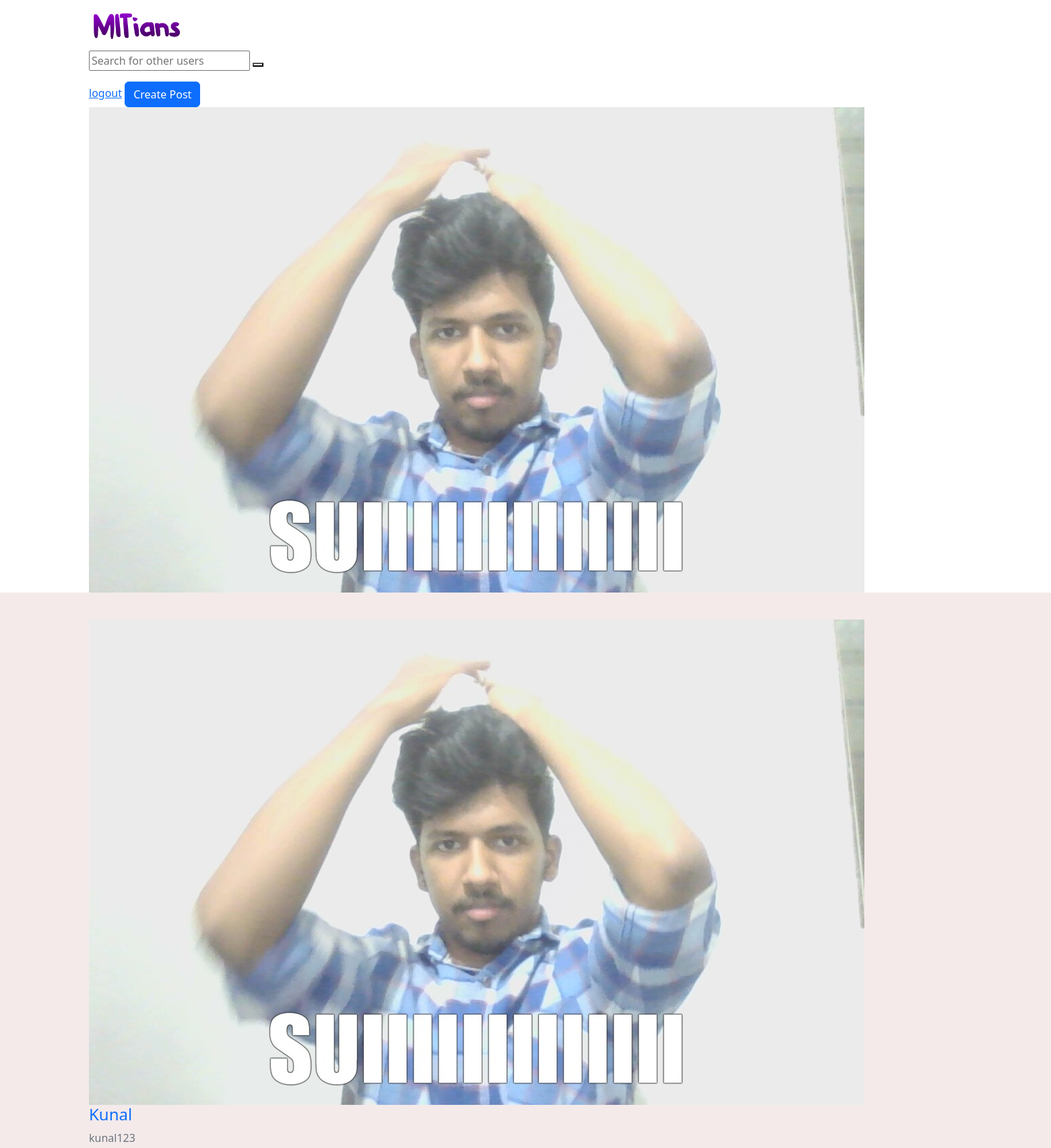
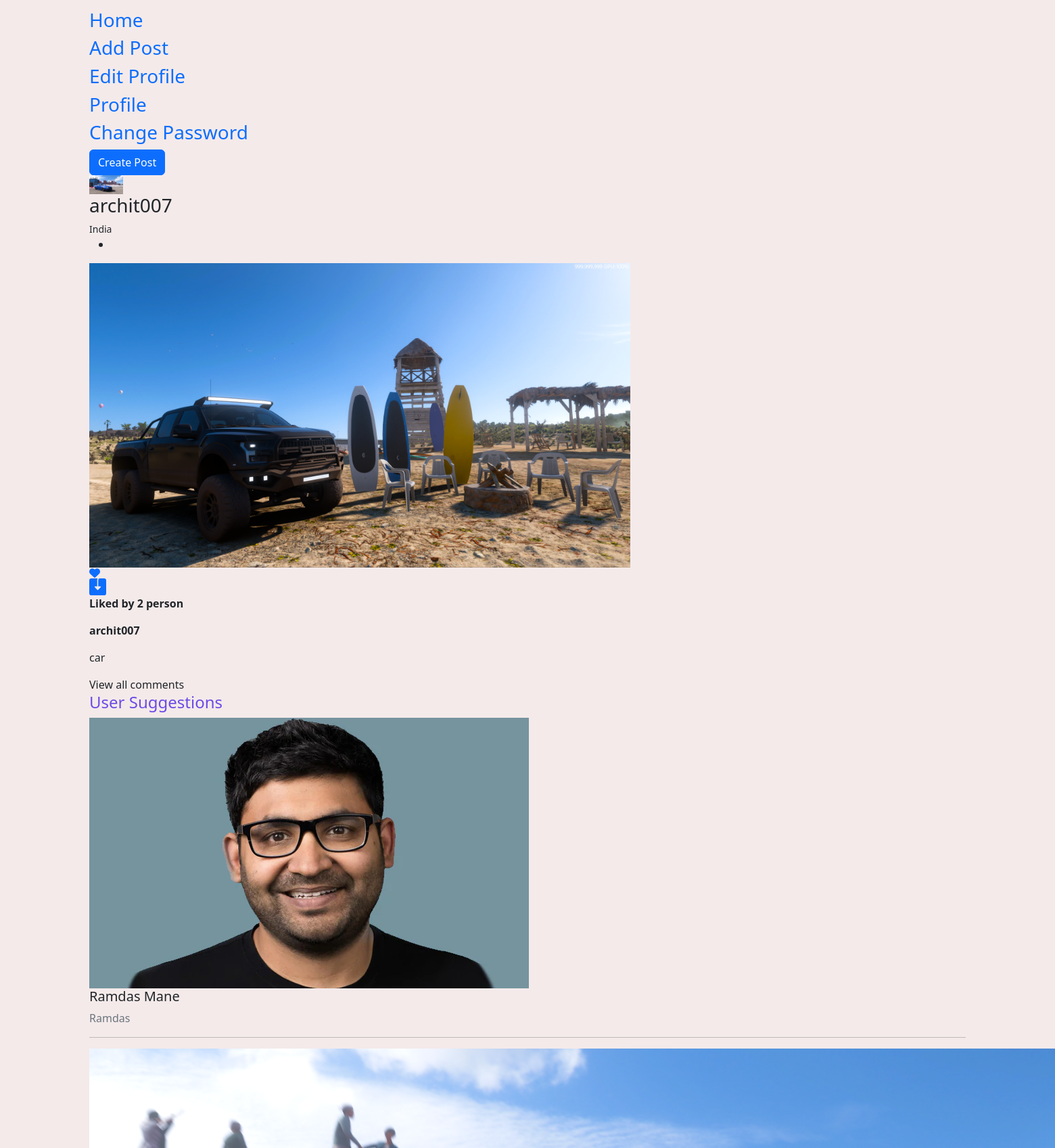
The app's page / (signed in, upper part) with its own data (2 pictures, top to bottom).
### base/models.py (models this page shows, shortened)
class Profile(models.Model):
    user=models.OneToOneField(User,null=True,on_delete=models.CASCADE)
    description = models.TextField(blank=True)
    fname = models.TextField(blank=True)
    lname = models.TextField(blank=True)
    username=models.TextField(blank=True)
    profileimg = models.ImageField(upload_to='profile_images', default='blank-profile-picture.png')
    def __str__(self):
        return(str(self.user))

class Post(models.Model):
    title=models.CharField(max_length=255)
    image=models.ImageField(null=True,blank=True,upload_to="images/")
    title_tag=models.CharField(max_length=255,default="")
    author=models.ForeignKey(Profile,on_delete=models.CASCADE)
    caption=RichTextField(blank=True,null=True)
    post_date=models.DateField(auto_now_add=True)
    location=models.CharField(max_length=255,default="")
    no_of_likes=models.IntegerField(default=0)
    def get_owner_pp(self):
        return self.author.profileimg.url
    def profileid(self):
        return self.author.user.id

### base/views.py (the view)
# urls.py: path('', views.home,name='home'),
@login_required(login_url='signup')
def home(request):
    user_object = User.objects.get(username=request.user.username)
    user_profile = Profile.objects.get(user=user_object)
    all_users = User.objects.all()
    all_posts=Post.objects.all()
    all_profile=Profile.objects.all()
    count_posts=len(all_posts)
    my_user=[user_profile]
    suggestion_users=[]
    for user in all_profile:
        if user not in my_user:
            suggestion_users.append(user)
    random.shuffle(suggestion_users)
    context={
        'user_object':user_object,
        'user_profile':user_profile,
        'all_users':all_users,
        'all_posts':all_posts,
        'all_profile':all_profile,
        'count_posts':count_posts,
        'suggestion_users':suggestion_users,
    }
    return render(request,"base/home.html",context)

### base/templates/base/home.html (shortened to what this page needs)
{% load static %}
{% block styles %}
<link rel="stylesheet" href="{% static 'styles/home.scss' %}" />
<link rel="stylesheet" href="https://unicons.iconscout.com/release/v2.1.6/css/unicons.css">
 <link rel="stylesheet" href="https://cdnjs.cloudflare.com/ajax/libs/font-awesome/6.2.0/css/all.min.css" />
{% endblock %}
{% block content %}
<nav>
  <div class="container">
    <div class="log">
      <img src="{% static 'images/Mitians.png' %}" style="height:75px;cursor:pointer;">
    </div>
    <form action="/search" method="POST">
      <div class="search-bar">
          <input type="search" placeholder="Search for other users" name="username">
          <button type="submit"> </button>
      </div>
      </form>
      <div class="create">
        {% if user.is_authenticated %}
        <a href="{% url 'logout' %}">logout</a>
        {% else %}
       <a href="{% url 'signup' %}">Signup</a>
      <a href="{% url 'login' %}">Login</a>
       {% endif %}
         <button class="btn btn-primary">
            <a href="{% url 'add_post' %}" style="color: #fff;text-decoration: none;">Create Post</a>
         </button>
          <div class="profile-photo" style="cursor:pointer;">
            <a class="profile" href="{% url 'show_profile_page' user.profile.id %}" style="text-decoration: none;">
           <img src="{{user_profile.profileimg.url}}" alt="profile-photo">
            </a>
         </div>
      </div>
  </div>
</nav>
<main style="background-color:rgb(244, 234, 234); padding-top: 40px;">
  <div class="container">
      <div class="left">
        {% if user.is_authenticated %}
         <a class="profile" href="{% url 'show_profile_page' user.profile.id %}" style="text-decoration: none;">
          <div class="profile-photo" style="cursor:pointer;">
          <img src="{{user_profile.profileimg.url}}" alt="profile-1">
          </div>
          <div class="handle">
              <h4 style="text-decoration: none;">{{user_profile.fname}}</h4>
              <p class="text-muted">
                {{user_profile.username}}
              </p>
          </div>
         </a>
         {% endif %}
         <div class="sidebar">
          <a class="menu-item active" href="{% url 'home' %}" style="text-decoration: none;">
              <span></span><h3>Home</h3>
          </a>
          <a class="menu-item" href="{% url 'add_post' %}" style="text-decoration: none;">
              <span></span><h3>
                Add Post
            </h3>
          </a>
              <a class="menu-item" href="{% url 'edit_profile_page' user.profile.id %}" style="text-decoration: none;">
              <h3>Edit Profile</h3>
              </a>
              <a class="menu-item" href="{% url 'show_profile_page' user.profile.id %}" style="text-decoration: none;">
              <span></span><h3>Profile</h3>
              </a>
              <a class="menu-item" href="/password" style="text-decoration: none;">
                <span></span><h3>Change Password</h3>
                </a>
         </div>
         <button class="btn btn-primary">
            <a href="{% url 'add_post' %}" style="color: #fff;text-decoration: none;">Create Post</a>
         </button>
      </div>
      <div class="middle">
          <div class="feeds">
              {% if count_posts == 0  %}
              <div class="empty-state">
                <div class="empty-state__content">
                  <div class="empty-state__icon">
                    <img src="{% static 'images/home/not-found.webp' %}" alt="">
                  </div>
                  <div class="empty-state__message" style="color: #9a35dd;font-weight: bold;font-size: 30px; text-align: center;">No posts has been added yet.</div>
                  <br/><br/><br/>
                </div>
              </div>
              {% else %}
              {% for post in all_posts reversed %}
              <div class="feed">
                  <div class="head">
                      <div class="user">
                          <div class="profile-photo">
                            <a href="{% url 'show_profile_page' post.profileid %}">
                              <img src="{{ post.get_owner_pp }}" alt="profile-13" style="width:50px;">
                            </a>
                          </div>
                          <div class="ingo">
                              <h3>{{ post.author }}</h3>
                              <small>{{ post.location }}</small>
                          </div>
                      </div>
                      <span class="edit">
                            <ul>
                                <li>
                              </li>
                            </ul>
                      </span>
                  </div>
                  <div class="photo">
                    <a href="{{ post.image.url }}">
                      <img src="{{ post.image.url }}" alt="feed-1" style="height: 450px;">
                    </a>
                  </div>
                  <div class="action-buttons">
                      <div class="interaction-buttons">
                             <a href="/like-post?post_id={{post.id}}" style="text-decoration: none;">
                              <i class="fa-solid fa-heart" id="heart" ></i>
                            </a>
                      </div>
                         <a href="{{post.image.url}}" class="flex items-center space-x-2 flex-1 justify-end" style="text-decoration: none;" download>
                        </a>
                  </div>
                  <div class="liked-by">
                    {% if post.no_of_likes == 0 %}
                    <p><b>No Likes</b></p>
                    {% else %}
                      <p><b>Liked by {{post.no_of_likes}} person</b></p>
                    {% endif %}
                  </div>
                  <div class="caption">
                      <p><b>{{ post.author }}</b> {{ post.caption|safe }}</p>
                  </div>
<a data-bs-toggle="modal" data-bs-target="#staticBackdrop" style="cursor: pointer;">
  View all comments
</a>
</div>
{% endfor %}
{% endif %}
</div>
</div>
<div class="right">
      <div class="friend-requests">
          <h4 style="color:rgb(107,76,230)">User Suggestions</h4>
          <div class="request">
              <div class="ingo">
                {% for user in suggestion_users %}
                  <div class="profile-photo">
                    <a href="{% url 'show_profile_page' user.id %}">
                      <img src="{{ user.profileimg.url }}">
                    </a>
                  </div>
                  <div>
                      <h5>{{user.fname}} {{user.lname}}</h5>
                      <p class="text-muted">
                            {{user.description}}
                      </p>
                      </div>
                  <hr>
                  {% endfor %}
                  </div>
         </div>
      </div>
    </div>
  </div>
</main>
{% endblock %}

### templates/main.html (shortened to what this page needs)
{% load static %}
    <link rel="stylesheet" href="https://cdnjs.cloudflare.com/ajax/libs/font-awesome/6.2.0/css/all.min.css" />
   <link rel="stylesheet" href="https://unicons.iconscout.com/release/v2.1.6/css/unicons.css">
    {% block styles %} {% endblock %}
    <link rel="stylesheet" href="{% static 'styles/style.css' %}" />
    <link href="https://cdn.jsdelivr.net/npm/bootstrap@5.2.1/dist/css/bootstrap.min.css" rel="stylesheet">
  </head>
  <body>
    {% block content %}
    {% endblock %}
  </body>
</html>

### records on screen
Profile: profileimg (picture), fname "Kunal", username "kunal123"
Post: get_owner_pp (picture), author "archit007", location "India", image (picture), no_of_likes "2", caption "car"
Profile: profileimg (picture), fname "Ramdas", lname "Mane", description "Ramdas"
Profile: profileimg (picture)
